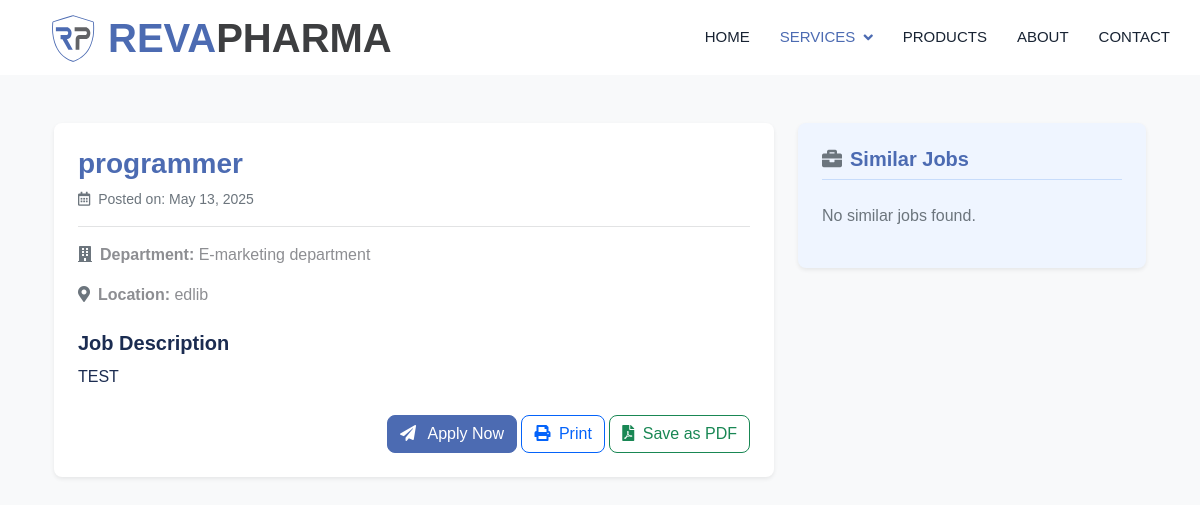
The page /pages/job/1/ on the database its author committed.
### job_vacancies/models.py (models this page shows, shortened)
class JobApplication(models.Model):
    DEPARTMENT_CHOICES = [
        ('production department', 'Production Department'),
        ('research & development department', 'Research & Development Department'),
        ('quality assurance', 'Quality Assurance'),
        ('quality control', 'Quality Control'),
        ('maintance department', 'Maintenance Department'),
        ('finance department', 'Finance Department'),
        ('E-marketing department', 'E-Marketing Department'),
    ]
    LOCATION_CHOICES = [
        ('edlib', 'Edlib'),
        ('hama', 'Hama'),
        ('aleppo', 'Aleppo'),
        ('homs', 'Homs'),
        ('damascus', 'Damascus'),
        ('latakia', 'Latakia'),
        ('tartous', 'Tartous'),
    ]
    job_title = models.CharField(max_length=200)
    job_department = models.CharField(max_length=100, choices=DEPARTMENT_CHOICES)
    job_description = models.TextField()
    job_location = models.CharField(max_length=100, choices=LOCATION_CHOICES, default='damascus')
    job_photo = models.ImageField(upload_to='job_photos/')
    created_at = models.DateTimeField(auto_now_add=True)
    class Meta:
        ordering = ['-created_at']

### pages/views.py (the view)
# urls.py: path('job/<int:id>/', views.job_detail, name='job_detail'),
def job_detail(request, id):
    job = get_object_or_404(JobApplication, id=id)
    similar_jobs = JobApplication.objects.filter(
        job_department=job.job_department
    ).exclude(id=job.id)[:5]
    return render(request, 'job_detail.html', {
        'job': job,
        'similar_jobs': similar_jobs
    })

### templates/job_detail.html (shortened to what this page needs)
{% load static %}
<!DOCTYPE html>
<html lang="en">
<head>
  <link href="https://cdn.jsdelivr.net/npm/bootstrap@5.3.0/dist/css/bootstrap.min.css" rel="stylesheet">
  <link href="https://cdnjs.cloudflare.com/ajax/libs/font-awesome/6.4.0/css/all.min.css" rel="stylesheet">
  <link rel="stylesheet" href="https://use.fontawesome.com/releases/v5.15.4/css/all.css"/>
  <link href="https://cdn.jsdelivr.net/npm/bootstrap-icons@1.4.1/font/bootstrap-icons.css" rel="stylesheet">
  <link href="{% static 'lib/animate/animate.min.css' %}" rel="stylesheet">
  <link href="{% static 'lib/owlcarousel/assets/owl.carousel.min.css' %}" rel="stylesheet">
  <link href="{% static 'css/bootstrap.min.css' %}" rel="stylesheet">
  <link href="{% static 'css/style.css' %}" rel="stylesheet">
  <link href="https://cdnjs.cloudflare.com/ajax/libs/animate.css/4.1.1/animate.min.css" rel="stylesheet">
</head>
<body>
<nav class="navbar navbar-expand-lg bg-white navbar-light sticky-top p-0 wow fadeIn" data-wow-delay="0.1s">
  <a href="{% url 'home' %}" class="navbar-brand d-flex align-items-center px-4 px-lg-5">
    <h1 class="m-0 text-primary d-flex align-items-center">
      <img src="{% static 'img/icon.svg' %}" alt="REVA PHARMA Logo" style="height: 50px; margin-right: 10px;">
      REVA <h1 class="m-0 d-flex align-items-center" style="color: #3d3e40;">PHARMA</h1>
    </h1>
  </a>
  <div class="collapse navbar-collapse" id="navbarCollapse">
    <div class="navbar-nav ms-auto p-4 p-lg-0">
      <a href="{% url 'home' %}" class="nav-item nav-link">Home</a>
      <div class="nav-item dropdown">
        <a href="#" class="nav-link dropdown-toggle active" data-bs-toggle="dropdown">Services</a>
      </div>
      <a href="{% url 'product_catalog' %}" class="nav-item nav-link">Products</a>
      <a href="{% url 'about' %}" class="nav-item nav-link">About</a>
      <a href="{% url 'contact' %}" class="nav-item nav-link">Contact</a>
    </div>
  </div>
</nav>
<div class="container my-5">
  <div class="row">
    <div class="col-lg-8" id="job-detail-section">
      <div class="bg-white rounded shadow-sm p-4 job-card">
        <h3 class="text-primary fw-bold">{{ job.job_title }}</h3>
        <p class="text-muted small">
          <i class="far fa-calendar-alt me-1"></i>
          Posted on: {{ job.created_at|date:"F d, Y" }}
        </p>
        <hr>
        <p><i class="fas fa-building me-2 text-secondary"></i><strong>Department:</strong> {{ job.job_department }}</p>
        <p><i class="fas fa-map-marker-alt me-2 text-secondary"></i><strong>Location:</strong> {{ job.job_location }}</p>
        <div class="mt-4">
          <h5 class="fw-semibold mb-2">Job Description</h5>
          <div class="text-dark" style="line-height: 1.8;">
            {{ job.job_description|linebreaks }}
          </div>
        </div>
        <div class="text-end mt-4">
          <a href="{% url 'job_apply' %}" class="btn btn-primary">
            <i class="fas fa-paper-plane me-2"></i> Apply Now
          </a>
          <button class="btn btn-outline-primary btn-print" onclick="window.print()">
            <i class="fas fa-print me-1"></i> Print
          </button>
          <button class="btn btn-outline-success btn-print" onclick="downloadPDF()">
            <i class="fas fa-file-pdf me-1"></i> Save as PDF
          </button>
        </div>
      </div>
    </div>
    <div class="col-lg-4 mt-4 mt-lg-0">
      <div class="bg-light p-4 rounded shadow-sm">
        <h5 class="mb-4 text-primary border-bottom pb-2">
          <i class="fas fa-briefcase me-2 text-secondary"></i>Similar Jobs
        </h5>
        {% for similar in similar_jobs %}
          <div class="d-flex align-items-start mb-3 p-3 bg-white rounded border shadow-sm hover-shadow-sm">
            <div class="ms-2">
              <a href="{% url 'job_detail' similar.id %}" class="fw-semibold text-dark text-decoration-none d-block mb-1">
                <i class="fas fa-angle-right me-1 text-primary"></i>{{ similar.job_title }}
              </a>
              <small class="text-muted d-block">
                <i class="fas fa-building me-1"></i>{{ similar.job_department }}<br>
                <i class="fas fa-map-marker-alt me-1"></i>{{ similar.job_location }}
              </small>
            </div>
          </div>
        {% empty %}
          <p class="text-muted">No similar jobs found.</p>
        {% endfor %}
      </div>
    </div>
  </div>
</div>
</body>
</html>

### static/css/style.css (style rules this page uses)
:root { --primary: #4c6bb2; --secondary: #8D9297; --light: #F8F9FA; --dark: #182333; --font-family: 'Somar Sans', sans-serif; }
html, body { font-family: var(--font-family) !important; }
*, *::before, *::after { font-family: inherit; }
h1, h2, h3, h4, h5, h6, .h1, .h2, .h3, .h4, .h5, .h6, p, span:not(.fa):not(.fas):not(.far):not(.fab), a:not(.fa):not(.fas):not(.far):not(.fab), div:not(.fa):not(.fas):not(.far):not(.fab), button, input, textarea, select, .navbar-nav .nav-link, .btn, .dropdown-item, .form-control, small:not(.fa):not(.fas):not(.far):not(.fab), .text-primary:not(.fa):not(.fas):not(.far):not(.fab), .footer *:not(.fa):not(.fas):not(.far):not(.fab), .copyright *:not(.fa):not(.fas):not(.far):not(.fab) { font-family: var(--font-family) !important; }
.fw-bold { font-weight: 700 !important; }
.btn { font-weight: 500; transition: .5s; }
.btn.btn-primary, .btn.btn-secondary { color: #FFFFFF; }
.btn.btn-primary { background-color: #4c6bb2; border-color: #4c6bb2; }
.navbar .dropdown-toggle::after { border: none; content: "\f107"; font-family: "Font Awesome 5 Free"; font-weight: 900; vertical-align: middle; margin-left: 8px; }
.navbar .navbar-nav .nav-link { margin-right: 30px; padding: 25px 0; color: #FFFFFF; font-size: 15px; font-weight: 500; text-transform: uppercase; outline: none; }
.navbar .navbar-nav .nav-link:hover, .navbar .navbar-nav .nav-link.active { color: #4c6bb2; }
.navbar .navbar-brand, .navbar a.btn { height: 75px; }
.navbar .navbar-nav .nav-link { color: var(--dark); font-weight: 500; }
.navbar.sticky-top { top: -100px; transition: .5s; }
.text-primary { color: #4c6bb2 !important; }
.fa, .fas, .far, .fab { font-family: "Font Awesome 5 Free" !important; }

### templates/job_detail.html (style rules this page uses)
body { background-color: #f8f9fa; }
.job-card { transition: all 0.3s ease; }
.btn-print { white-space: nowrap; }

### rows shown on the page
JobApplication: job_title "programmer", created_at "May 13, 2025", job_department "E-marketing department", job_location "edlib", job_description "TEST"
